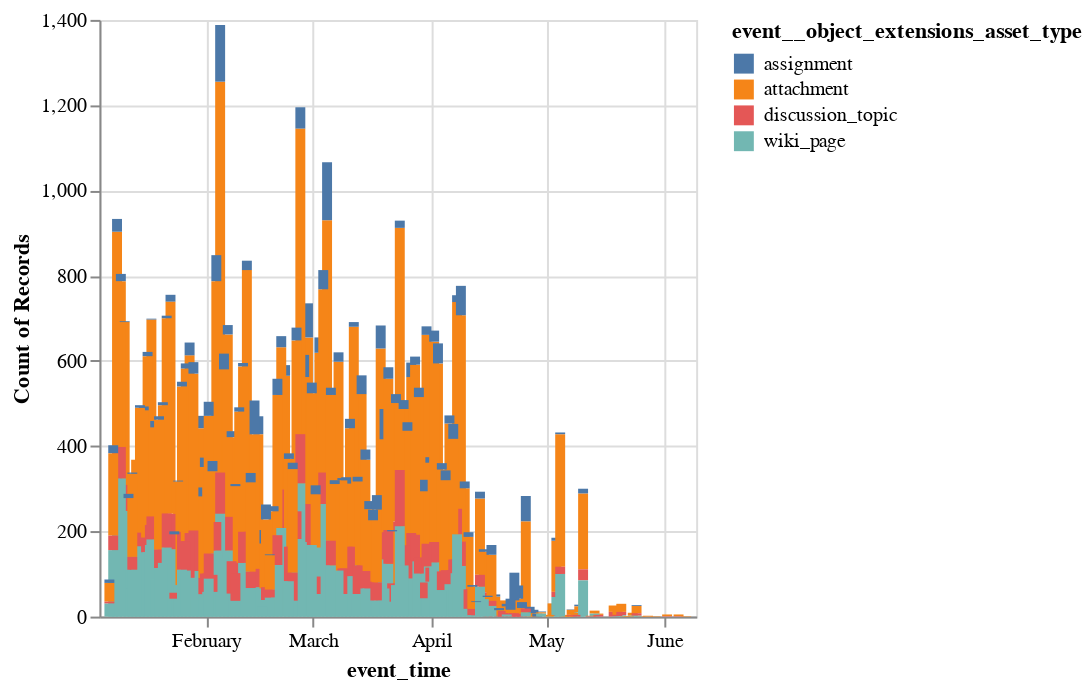

The notebook cell saved with this chart:
### Code cell
alt.Chart(navigation_events).mark_bar().encode(
    x = alt.X("event_time:T"), 
    y = "count()",
    color = "event__object_extensions_asset_type"
)

### Figure 1 — Vega specification as saved in the notebook (floating-point values rounded to 4 significant figures; data arrays with more than 128 entries replaced by an {"elided": "..."} marker saying what was removed)
{"$schema": "https://vega.github.io/schema/vega/v5.json", "data": [{"name": "source_0", "values": {"elided": "495 records"}, "transform": [{"type": "formula", "expr": "toDate(datum['event_time'])", "as": "event_time"}]}, {"name": "source_0_color_domain_event__object_extensions_asset_type", "values": [{"event__object_extensions_asset_type": "attachment"}, {"event__object_extensions_asset_type": "discussion_topic"}, {"event__object_extensions_asset_type": "assignment"}, {"event__object_extensions_asset_type": "wiki_page"}]}], "marks": [{"type": "rect", "name": "marks", "from": {"data": "source_0"}, "encode": {"update": {"xc": {"field": "event_time", "scale": "x"}, "width": {"value": 5}, "description": {"signal": "\"event_time: \" + (timeFormat(datum[\"event_time\"], '%b %d, %Y')) + \"; Count of Records: \" + (format(datum[\"__count\"], \"\")) + \"; event__object_extensions_asset_type: \" + (isValid(datum[\"event__object_extensions_asset_type\"]) ? datum[\"event__object_extensions_asset_type\"] : \"\"+datum[\"event__object_extensions_asset_type\"])"}, "y": {"field": "__count_end", "scale": "y"}, "ariaRoleDescription": {"value": "bar"}, "y2": {"field": "__count_start", "scale": "y"}, "fill": {"field": "event__object_extensions_asset_type", "scale": "color"}}}, "style": ["bar"]}], "scales": [{"name": "x", "type": "time", "domain": {"data": "source_0", "field": "event_time"}, "range": [0, {"signal": "width"}], "padding": 5}, {"name": "y", "type": "linear", "domain": {"data": "source_0", "fields": ["__count_start", "__count_end"]}, "range": [{"signal": "height"}, 0], "nice": true, "zero": true}, {"name": "color", "type": "ordinal", "domain": {"data": "source_0_color_domain_event__object_extensions_asset_type", "field": "event__object_extensions_asset_type", "sort": true}, "range": "category"}], "axes": [{"scale": "x", "maxExtent": 0, "domain": false, "minExtent": 0, "labels": false, "tickCount": {"signal": "ceil(width/40)"}, "grid": true, "ticks": false, "aria": false, "orient": "bottom", "gridScale": "y", "zindex": 0}, {"scale": "y", "domain": false, "zindex": 0, "labels": false, "maxExtent": 0, "tickCount": {"signal": "ceil(height/40)"}, "gridScale": "x", "aria": false, "minExtent": 0, "ticks": false, "orient": "left", "grid": true}, {"scale": "x", "zindex": 0, "orient": "bottom", "labelFlush": true, "tickCount": {"signal": "ceil(width/40)"}, "grid": false, "title": "event_time", "labelOverlap": true}, {"scale": "y", "orient": "left", "zindex": 0, "labelOverlap": true, "tickCount": {"signal": "ceil(height/40)"}, "grid": false, "title": "Count of Records"}], "padding": 5, "style": "cell", "height": 300, "background": "white", "width": 300, "legends": [{"fill": "color", "symbolType": "square", "title": "event__object_extensions_asset_type"}]}
